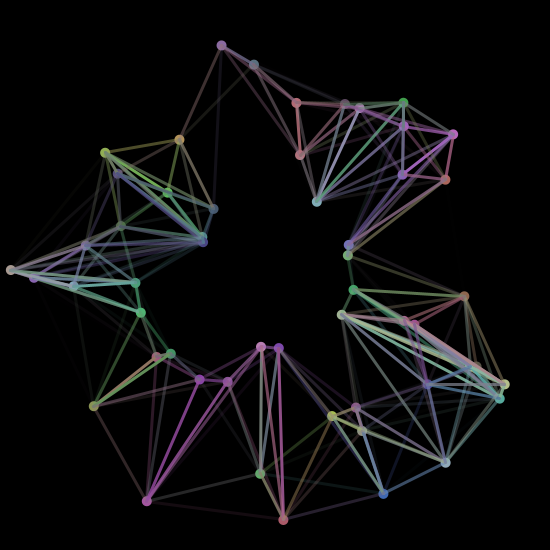
Frame 1 (no input)
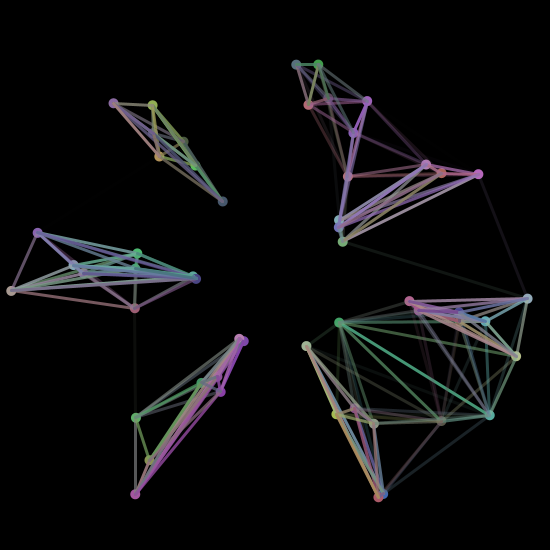
Frame 60 (the mouse pressed at the canvas centre just before this capture)
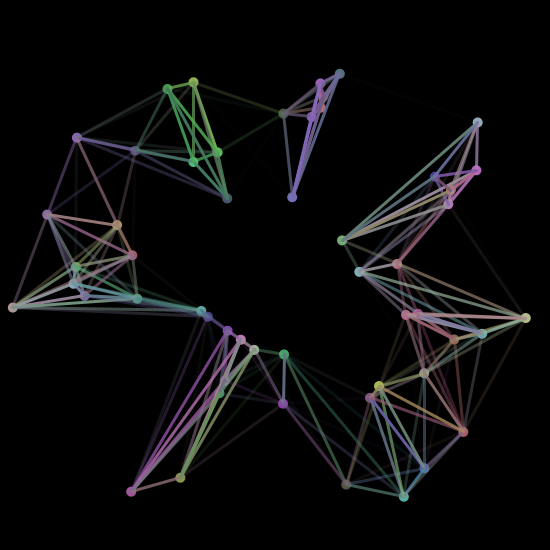
Frame 120 (the mouse held since frame 60 and released just before this capture)

The Processing sketch that drew these frames (run headless with seeded random() and noise(); from frame 60 on, the mouse is pressed at the canvas centre):

// Processing sketch: processing_100390
// ── processing_100390.pde

/* OpenProcessing Tweak of *@*http://www.openprocessing.org/sketch/100390*@* */
/* !do not delete the line above, required for linking your tweak if you upload again */
/*
Sal Spring
allonestring.co.uk
June 2013

playing with rotating systems
a node garden version
*/

Satellite[] satellites;
int numSats = 53;

int minOrbitalRad = 70;
int maxOrbitalRad = 270;
float minOrbitalVel = -0.015;
float maxOrbitalVel = 0.015;


void setup()
{
  size(550, 550);
  background(0);
  smooth();
  
  satellites = new Satellite[numSats];
  for(int s = 0; s < numSats; s++)
  {
    float thisOrbitRad = random(minOrbitalRad, maxOrbitalRad);
    float thisOrbitRot = random(0, TWO_PI);
    float thisOrbitRotInc = random(minOrbitalVel, maxOrbitalVel);
    
    satellites[s] = new Satellite(thisOrbitRad, thisOrbitRot, thisOrbitRotInc);
    satellites[s].colour = color(random(64, 192), random(64, 192),random(64, 192));
  }
}

void draw()
{
  background(0);
  
  pushMatrix();
  translate(width/2, height/2);

  for(int s = 0; s < numSats; s++)
  {
    satellites[s].update();
    satellites[s].display();
  }
  springSats();

  popMatrix();
}

void springSats()
{
  for(int s = 0; s < numSats - 1; s++)
  {
    for(int t = s + 1; t < numSats; t++)
    {
      satellites[s].springTo(satellites[t]);
    }
  }
}

class Satellite
{
  float orbitalRad, orbitalRot, orbitalVel;
  float posx, posy;
  color colour;
  float spring = 0.00025;
  float minAngle = 0.2 * PI;
  float friction = 0.95;
  float minVelLimit = -0.05;
  float maxVelLimit = 0.05;

  Satellite(float orbitalRad, float orbitalRot, float orbitalVel)
  {
    this.orbitalRad = orbitalRad;
    this.orbitalRot = orbitalRot;
    this.orbitalVel = orbitalVel;
    this.colour = colour;
    findPosition();
  }

  void display()
  {
    noStroke();
    fill(colour);
    pushMatrix();
    translate(posx, posy);
    ellipse(0, 0, 10, 10);
    popMatrix();
  }

  void update()
  {
    orbitalVel *= friction;
    orbitalRot += orbitalVel;
    orbitalRot %=  TWO_PI;
    if (orbitalRot < 0) orbitalRot += TWO_PI;
    findPosition();
  }

  void springTo(Satellite otherOne)
  {
    float drot = abs(orbitalRot - otherOne.orbitalRot);
    //then, in case we need to test below and above TWO_PI
    float temprot1 = (orbitalRot + PI) % TWO_PI;
    float temprot2 = (otherOne.orbitalRot + PI) % TWO_PI;
    float drot2 = abs(temprot1 - temprot2);
    if (drot < minAngle)
    {
      doSpringStuff(otherOne, drot);
    }
    else if (drot2 < minAngle)
    {
      doSpringStuff(otherOne, drot2);
    }
  }

  void doSpringStuff(Satellite otherOne, float angleDiff)
  {
    float alfa = map(angleDiff, 0, minAngle, 255, 0);
    strokeWeight(3);
    stroke(getAverageColour(otherOne), alfa);
    line(posx, posy, otherOne.posx, otherOne.posy);
    float acc = angleDiff * spring;
    orbitalVel = min(orbitalVel += acc, maxVelLimit);
    otherOne.orbitalVel = max(otherOne.orbitalVel -= acc, minVelLimit);
  }

  color getAverageColour(Satellite otherOne)
  {
    float redbit = abs(red(colour) + red(otherOne.colour))/2;
    float greenbit = abs(green(colour) + green(otherOne.colour))/2;
    float bluebit = abs(blue(colour) + blue(otherOne.colour))/2;
    return color(redbit, greenbit, bluebit);
  }

  void findPosition()
  {
    posx = orbitalRad * cos(orbitalRot);
    posy = orbitalRad * sin(orbitalRot);
  }
}
